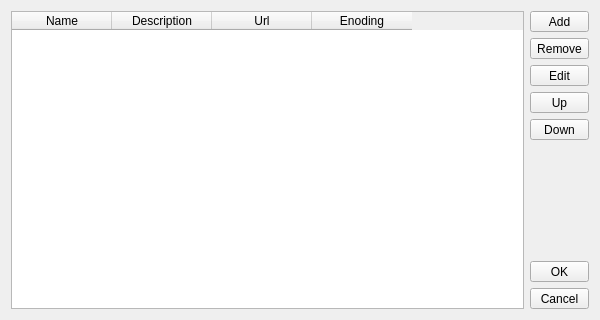
<?xml version="1.0" encoding="UTF-8"?>
<ui version="4.0">
 <class>SettingsDialog</class>
 <widget class="QDialog" name="SettingsDialog">
  <property name="geometry">
   <rect>
    <x>0</x>
    <y>0</y>
    <width>600</width>
    <height>320</height>
   </rect>
  </property>
  <property name="sizePolicy">
   <sizepolicy hsizetype="Fixed" vsizetype="Fixed">
    <horstretch>0</horstretch>
    <verstretch>0</verstretch>
   </sizepolicy>
  </property>
  <property name="windowTitle">
   <string>Settings</string>
  </property>
  <property name="windowIcon">
   <iconset resource="../resources.qrc">
    <normaloff>:/images/application-settings.png</normaloff>:/images/application-settings.png</iconset>
  </property>
  <property name="styleSheet">
   <string notr="true"/>
  </property>
  <layout class="QGridLayout" name="gridLayout">
   <item row="0" column="0" rowspan="8">
    <widget class="QTableWidget" name="stationTable">
     <property name="autoFillBackground">
      <bool>true</bool>
     </property>
     <property name="editTriggers">
      <set>QAbstractItemView::NoEditTriggers</set>
     </property>
     <property name="alternatingRowColors">
      <bool>true</bool>
     </property>
     <property name="selectionMode">
      <enum>QAbstractItemView::SingleSelection</enum>
     </property>
     <property name="selectionBehavior">
      <enum>QAbstractItemView::SelectRows</enum>
     </property>
     <property name="verticalScrollMode">
      <enum>QAbstractItemView::ScrollPerPixel</enum>
     </property>
     <property name="horizontalScrollMode">
      <enum>QAbstractItemView::ScrollPerPixel</enum>
     </property>
     <column>
      <property name="text">
       <string>Name</string>
      </property>
     </column>
     <column>
      <property name="text">
       <string>Description</string>
      </property>
     </column>
     <column>
      <property name="text">
       <string>Url</string>
      </property>
     </column>
     <column>
      <property name="text">
       <string>Enoding</string>
      </property>
     </column>
    </widget>
   </item>
   <item row="5" column="1">
    <spacer name="verticalSpacer">
     <property name="orientation">
      <enum>Qt::Vertical</enum>
     </property>
     <property name="sizeHint" stdset="0">
      <size>
       <width>20</width>
       <height>89</height>
      </size>
     </property>
    </spacer>
   </item>
   <item row="0" column="1">
    <widget class="QToolButton" name="addButton">
     <property name="sizePolicy">
      <sizepolicy hsizetype="Preferred" vsizetype="Fixed">
       <horstretch>0</horstretch>
       <verstretch>0</verstretch>
      </sizepolicy>
     </property>
     <property name="text">
      <string>Add</string>
     </property>
     <property name="icon">
      <iconset resource="../resources.qrc">
       <normaloff>:/images/list-add.png</normaloff>:/images/list-add.png</iconset>
     </property>
     <property name="toolButtonStyle">
      <enum>Qt::ToolButtonTextBesideIcon</enum>
     </property>
    </widget>
   </item>
   <item row="1" column="1">
    <widget class="QToolButton" name="removeButton">
     <property name="sizePolicy">
      <sizepolicy hsizetype="Preferred" vsizetype="Fixed">
       <horstretch>0</horstretch>
       <verstretch>0</verstretch>
      </sizepolicy>
     </property>
     <property name="text">
      <string>Remove</string>
     </property>
     <property name="icon">
      <iconset resource="../resources.qrc">
       <normaloff>:/images/list-remove.png</normaloff>:/images/list-remove.png</iconset>
     </property>
     <property name="toolButtonStyle">
      <enum>Qt::ToolButtonTextBesideIcon</enum>
     </property>
    </widget>
   </item>
   <item row="2" column="1">
    <widget class="QToolButton" name="editButton">
     <property name="sizePolicy">
      <sizepolicy hsizetype="Preferred" vsizetype="Fixed">
       <horstretch>0</horstretch>
       <verstretch>0</verstretch>
      </sizepolicy>
     </property>
     <property name="text">
      <string>Edit</string>
     </property>
     <property name="icon">
      <iconset resource="../resources.qrc">
       <normaloff>:/images/list-edit.png</normaloff>:/images/list-edit.png</iconset>
     </property>
     <property name="toolButtonStyle">
      <enum>Qt::ToolButtonTextBesideIcon</enum>
     </property>
    </widget>
   </item>
   <item row="3" column="1">
    <widget class="QToolButton" name="upButton">
     <property name="sizePolicy">
      <sizepolicy hsizetype="Preferred" vsizetype="Fixed">
       <horstretch>0</horstretch>
       <verstretch>0</verstretch>
      </sizepolicy>
     </property>
     <property name="text">
      <string>Up</string>
     </property>
     <property name="icon">
      <iconset resource="../resources.qrc">
       <normaloff>:/images/list-up.png</normaloff>:/images/list-up.png</iconset>
     </property>
     <property name="toolButtonStyle">
      <enum>Qt::ToolButtonTextBesideIcon</enum>
     </property>
    </widget>
   </item>
   <item row="4" column="1">
    <widget class="QToolButton" name="downButton">
     <property name="sizePolicy">
      <sizepolicy hsizetype="Preferred" vsizetype="Fixed">
       <horstretch>0</horstretch>
       <verstretch>0</verstretch>
      </sizepolicy>
     </property>
     <property name="text">
      <string>Down</string>
     </property>
     <property name="icon">
      <iconset resource="../resources.qrc">
       <normaloff>:/images/list-down.png</normaloff>:/images/list-down.png</iconset>
     </property>
     <property name="toolButtonStyle">
      <enum>Qt::ToolButtonTextBesideIcon</enum>
     </property>
    </widget>
   </item>
   <item row="6" column="1">
    <widget class="QToolButton" name="okButton">
     <property name="sizePolicy">
      <sizepolicy hsizetype="Preferred" vsizetype="Fixed">
       <horstretch>0</horstretch>
       <verstretch>0</verstretch>
      </sizepolicy>
     </property>
     <property name="text">
      <string>OK</string>
     </property>
     <property name="icon">
      <iconset resource="../resources.qrc">
       <normaloff>:/images/dialog-ok.png</normaloff>:/images/dialog-ok.png</iconset>
     </property>
     <property name="toolButtonStyle">
      <enum>Qt::ToolButtonTextBesideIcon</enum>
     </property>
    </widget>
   </item>
   <item row="7" column="1">
    <widget class="QToolButton" name="cancelButton">
     <property name="sizePolicy">
      <sizepolicy hsizetype="Preferred" vsizetype="Fixed">
       <horstretch>0</horstretch>
       <verstretch>0</verstretch>
      </sizepolicy>
     </property>
     <property name="text">
      <string>Cancel</string>
     </property>
     <property name="icon">
      <iconset resource="../resources.qrc">
       <normaloff>:/images/dialog-cancel.png</normaloff>:/images/dialog-cancel.png</iconset>
     </property>
     <property name="toolButtonStyle">
      <enum>Qt::ToolButtonTextBesideIcon</enum>
     </property>
    </widget>
   </item>
  </layout>
 </widget>
 <resources>
  <include location="../resources.qrc"/>
 </resources>
 <connections>
  <connection>
   <sender>addButton</sender>
   <signal>clicked()</signal>
   <receiver>SettingsDialog</receiver>
   <slot>appendStation()</slot>
   <hints>
    <hint type="sourcelabel">
     <x>564</x>
     <y>13</y>
    </hint>
    <hint type="destinationlabel">
     <x>596</x>
     <y>24</y>
    </hint>
   </hints>
  </connection>
  <connection>
   <sender>removeButton</sender>
   <signal>clicked()</signal>
   <receiver>SettingsDialog</receiver>
   <slot>removeStation()</slot>
   <hints>
    <hint type="sourcelabel">
     <x>571</x>
     <y>52</y>
    </hint>
    <hint type="destinationlabel">
     <x>593</x>
     <y>59</y>
    </hint>
   </hints>
  </connection>
  <connection>
   <sender>editButton</sender>
   <signal>clicked()</signal>
   <receiver>SettingsDialog</receiver>
   <slot>editStation()</slot>
   <hints>
    <hint type="sourcelabel">
     <x>551</x>
     <y>85</y>
    </hint>
    <hint type="destinationlabel">
     <x>595</x>
     <y>91</y>
    </hint>
   </hints>
  </connection>
  <connection>
   <sender>upButton</sender>
   <signal>clicked()</signal>
   <receiver>SettingsDialog</receiver>
   <slot>moveUpStation()</slot>
   <hints>
    <hint type="sourcelabel">
     <x>567</x>
     <y>115</y>
    </hint>
    <hint type="destinationlabel">
     <x>599</x>
     <y>127</y>
    </hint>
   </hints>
  </connection>
  <connection>
   <sender>downButton</sender>
   <signal>clicked()</signal>
   <receiver>SettingsDialog</receiver>
   <slot>moveDownStation()</slot>
   <hints>
    <hint type="sourcelabel">
     <x>567</x>
     <y>140</y>
    </hint>
    <hint type="destinationlabel">
     <x>588</x>
     <y>163</y>
    </hint>
   </hints>
  </connection>
  <connection>
   <sender>okButton</sender>
   <signal>clicked()</signal>
   <receiver>SettingsDialog</receiver>
   <slot>accept()</slot>
   <hints>
    <hint type="sourcelabel">
     <x>576</x>
     <y>270</y>
    </hint>
    <hint type="destinationlabel">
     <x>582</x>
     <y>245</y>
    </hint>
   </hints>
  </connection>
  <connection>
   <sender>cancelButton</sender>
   <signal>clicked()</signal>
   <receiver>SettingsDialog</receiver>
   <slot>reject()</slot>
   <hints>
    <hint type="sourcelabel">
     <x>549</x>
     <y>297</y>
    </hint>
    <hint type="destinationlabel">
     <x>534</x>
     <y>317</y>
    </hint>
   </hints>
  </connection>
  <connection>
   <sender>stationTable</sender>
   <signal>cellDoubleClicked(int,int)</signal>
   <receiver>SettingsDialog</receiver>
   <slot>editStation()</slot>
   <hints>
    <hint type="sourcelabel">
     <x>479</x>
     <y>192</y>
    </hint>
    <hint type="destinationlabel">
     <x>527</x>
     <y>193</y>
    </hint>
   </hints>
  </connection>
 </connections>
 <slots>
  <slot>removeStation()</slot>
  <slot>moveDownStation()</slot>
  <slot>moveUpStation()</slot>
  <slot>appendStation()</slot>
  <slot>editStation()</slot>
 </slots>
</ui>
